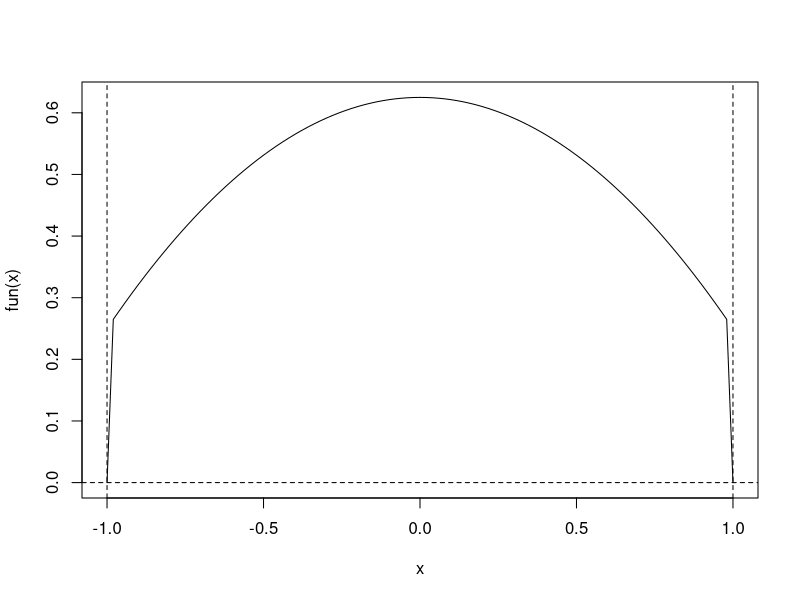

This figure's R source:
## ---- chunk 1
# Desarrollo del literal a)
#Implementacion  monte carlo
mc.integral0 <- function(fun,a,b,n){
  x <- runif(n,a,b)
  fx <- sapply(x,fun)
  return(mean(fx)*(b-a))
}

#Funcion a integrar

fun <- function(x) ifelse((-1<x &x<1),0.125*(5-3*x^2),0)

# Representación grafica

curve(fun,-1,1)
abline(h=0,lty=2)
abline(v=c(-1,1),lty=2)

#Realizar la intengracion en dependencia de n
mc.integraln <- function(n=1000){
  x <- numeric()
  for( i in 1:n ){
    set.seed(1)
    x[i] <- mc.integral0(fun,-1,1,i)
  }
  return(x)
}
n=1000
y <- mc.integraln(n)
y <- cbind(1:n,y)
head(y,20)
## ---- chunk 2
#Desarrollo del literal b)


## ---- chunk 3
#Desarrolllo del literal c)
